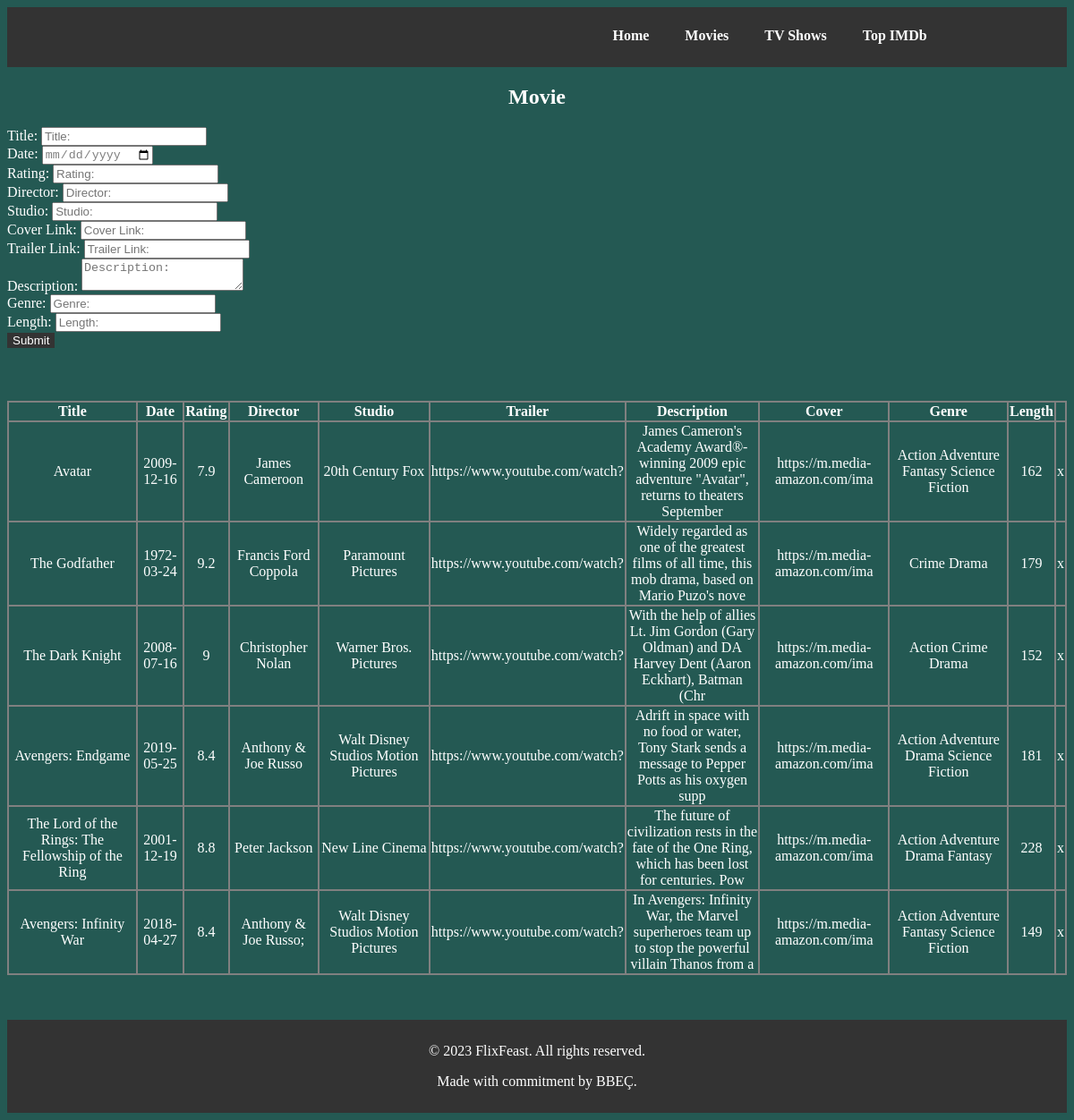
Screenshot of /temp.php with the database file from the repository.
### tables this page shows
CREATE TABLE `movies` (
  `ID` int(11) NOT NULL,
  `Title` varchar(50) DEFAULT NULL,
  `Date` date DEFAULT NULL,
  `Rating` double DEFAULT NULL,
  `Director` varchar(40) DEFAULT NULL,
  `Studio` varchar(40) DEFAULT NULL,
  `Trailer` varchar(300) DEFAULT NULL,
  `Description` varchar(1000) DEFAULT NULL,
  `Cover` varchar(1000) DEFAULT NULL,
  `Genre` varchar(300) DEFAULT NULL,
  `Length` int(255) DEFAULT NULL,
  `Type` varchar(20) NOT NULL DEFAULT 'movie'
);

### temp.php (the view, shortened to what this page needs)
<!DOCTYPE html>
<html lang="en">
<head>
</head>
<body style="background-color: #245953;">
    <header>
        <nav>
            <ul class="nav-links">
                <li><a href="home.php">Home</a></li>
                <li><a href="movies.php">Movies</a></li>
                <li><a href="shows.php">TV Shows</a></li>
                <li><a href="imdb.php">Top IMDb</a></li>
            </ul>
        </nav>
    </header>
    <div class="container">
        <div class="row justify-content-center mt-5">
            <div class="col-md-6">
                <form id="movie-add" method="post">
                    <h2>Movie</h2>
                    <label for="title">Title:</label>
                    <input class="form-control" type="text" id="title" placeholder="Title:" name="title"><br>
                    <label for="date">Date:</label>
                    <input class="form-control" type="date" id="date" placeholder="Date:" name="date"><br>
                    <label for="rating">Rating:</label>
                    <input class="form-control" type="text" id="rating" placeholder="Rating:" name="rating"><br>
                    <label for="director">Director:</label>
                    <input class="form-control" type="text" id="director" placeholder="Director:" name="director"><br>
                    <label for="studio">Studio:</label>
                    <input class="form-control" type="text" id="studio" placeholder="Studio:" name="studio"><br>
                    <label for="cover">Cover Link:</label>
                    <input class="form-control" type="text" id="cover" placeholder="Cover Link:" name="cover"><br>
                    <label for="trailer">Trailer Link:</label>
                    <input class="form-control" type="text" id="trailer" placeholder="Trailer Link:" name="trailer"><br>
                    <label for="description">Description:</label>
                    <textarea class="form-control" id="description" placeholder="Description:" name="description" style="color:black;" maxlength="1000"></textarea><br>
                    <label for="genre">Genre:</label>
                    <input class="form-control" type="text" id="genre" placeholder="Genre:" name="genre"><br>
                    <label for="length">Length:</label>
                    <input class="form-control" type="text" id="length" placeholder="Length:" name="length"><br>
                    <input class="form-control submit" type="submit" value="Submit" name="movie_submit">
                </form>
            </div>
        </div>
    </div>
    <?php
    $db_host = 'localhost';
    $db_user = 'root';
    $db_pass = 'root';
    $db_name = 'moviedb';
    $conn = mysqli_connect($db_host, $db_user, $db_pass, $db_name, 3307);
    echo '<table>
				<tr>
					<th>Title</th>
					<th>Date</th>
					<th>Rating</th>
					<th>Director</th>
					<th>Studio</th>
					<th>Trailer</th>
					<th>Description</th>
					<th>Cover</th>
					<th>Genre</th>
					<th>Length</th>
					<th></th>
				</tr>';
    $sql = "SELECT * FROM `movies`";
    $result = mysqli_query($conn, $sql);
    while ($row = mysqli_fetch_array($result)) {
        echo '
				  			<tr>
								<td><a href="editDetails.php?detailsID=' . $row['ID'] . '&type=Movie&mode=info">' . $row['Title'] . '</a></td>
								<td>' . $row['Date'] . '</td>
								<td>' . $row['Rating'] . '</td>
								<td>' . $row['Director'] . '</td>
								<td>' . $row['Studio'] . '</td>
								<td>' . substr($row['Trailer'], 0, 30) . '</td>
								<td>' . substr($row['Description'], 0, 100) . '</td>
								<td>' . substr($row['Cover'], 0, 30) . '</td>
								<td>' . $row['Genre'] . '</td>
								<td>' . $row['Length'] . '</td>
								<td><a href="addMovie.php?removeID=' . $row['ID'] . '&mode=remove">x</a></td>
				  			</tr>
					';
    }
    echo '</table>';
    ?>
    <footer>
        <p>&copy; 2023 FlixFeast. All rights reserved.</p>
        <p>Made with commitment by BBEÇ.</p>
    </footer>
</body>
</html>

### temp.php (style rules this page uses)
footer { background-color: #333; color: #fff; padding: 10px; margin-top: 50px; text-align: center; }
.nav-links { display: flex; list-style: none; }
ul { margin-top: 13px; }
.nav-links li { margin-right: 20px; }
.nav-links a, a { color: #fff; text-decoration: none; }
ul li a { padding: 8px 10px; border-radius: 5px; font-weight: 700; }
* { color: white; }
input { color: grey; }
header { background-color: #333; color: #fff; padding: 10px; }
nav { display: flex; justify-content: space-between; align-items: center; margin: 0 10%; }
.submit { color: white; background-color: #333; border: none; }
h2 { display: flex; justify-content: center; }
td { word-wrap: break-word; max-width: 300px; color: white; text-align: center; }
table, th, td { border: 2px solid grey; border-collapse: collapse; }
table { margin-top: 5%; }

### rows the page displays
movies: Title "Avatar", Date "2009-12-16", Rating "7.9", Director "James Cameroon", Studio "20th Century Fox", Trailer "https://www.youtube.com/watch?", Description "James Cameron's Academy Award®-winning 2009 epic adventure \"Avatar\", returns to theaters September", Cover "https://m.media-amazon.com/ima", Genre "Action Adventure Fantasy Science Fiction", Length "162"
movies: Title "The Godfather", Date "1972-03-24", Rating "9.2", Director "Francis Ford Coppola", Studio "Paramount Pictures", Trailer "https://www.youtube.com/watch?", Description "Widely regarded as one of the greatest films of all time, this mob drama, based on Mario Puzo's nove", Cover "https://m.media-amazon.com/ima", Genre "Crime Drama", Length "179"
movies: Title "The Dark Knight", Date "2008-07-16", Rating "9", Director "Christopher Nolan", Studio "Warner Bros. Pictures", Trailer "https://www.youtube.com/watch?", Description "With the help of allies Lt. Jim Gordon (Gary Oldman) and DA Harvey Dent (Aaron Eckhart), Batman (Chr", Cover "https://m.media-amazon.com/ima", Genre "Action Crime Drama", Length "152"
movies: Title "Avengers: Endgame", Date "2019-05-25", Rating "8.4", Director "Anthony & Joe Russo", Studio "Walt Disney Studios Motion Pictures", Trailer "https://www.youtube.com/watch?", Description "Adrift in space with no food or water, Tony Stark sends a message to Pepper Potts as his oxygen supp", Cover "https://m.media-amazon.com/ima", Genre "Action Adventure Drama Science Fiction", Length "181"
movies: Title "The Lord of the Rings: The Fellowship of the Ring", Date "2001-12-19", Rating "8.8", Director "Peter Jackson", Studio "New Line Cinema", Trailer "https://www.youtube.com/watch?", Description "The future of civilization rests in the fate of the One Ring, which has been lost for centuries. Pow", Cover "https://m.media-amazon.com/ima", Genre "Action Adventure Drama Fantasy", Length "228"
movies: Title "Avengers: Infinity War", Date "2018-04-27", Rating "8.4", Director "Anthony & Joe Russo;", Studio "Walt Disney Studios Motion Pictures", Trailer "https://www.youtube.com/watch?", Description "In Avengers: Infinity War, the Marvel superheroes team up to stop the powerful villain Thanos from a", Cover "https://m.media-amazon.com/ima", Genre "Action Adventure Fantasy Science Fiction", Length "149"
